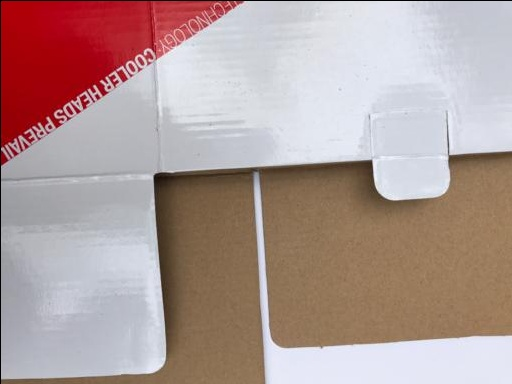
#> input picture dataset/cardboard/cardboard1037.jpg, 512 x 384 px, given in place of plastic1.jpg, which was not available
$ python '1)Image_to_histogram.py'
#> lines starting #> are read from the running program, lines starting #| are printed output that depends on the picture; pictures that were not available may be replaced by others from this repository, and a replacement may not be noted
#!/usr/bin/env python
# coding: utf-8

# In[1]:


# Required libraries
import cv2
import numpy as np
import pandas as pd
import matplotlib.pyplot as plt

import random
import warnings
warnings.filterwarnings("ignore")


# In[2]:


# Data augmentation functions

def rotation(img, angle):
    image_center = tuple(np.array(img.shape[1::-1]) / 2)
    rot_mat = cv2.getRotationMatrix2D(image_center, angle, 1.0)
    rotated_img = cv2.warpAffine(img, rot_mat, img.shape[1::-1], flags=cv2.INTER_LINEAR)

    return rotated_img

def gaussianNoise(img):
    row,col,ch= img.shape
    mean = 0
    var = 0.0001
    sigma = var**0.5
    gauss = np.random.normal(mean,sigma,(row,col,ch))
    gauss = gauss.reshape(row,col,ch)
    noisy = img + gauss

    return noisy

def pepperSaltNoise(img):
    s_vs_p = 0.5
    amount = 0.01
    out = np.copy(img)

    # Salt mode
    num_salt = np.ceil(amount * img.size * s_vs_p)
    coords = [np.random.randint(0, i - 1, int(num_salt)) for i in img.shape]
    out[coords] = 1

    # Pepper mode
    num_pepper = np.ceil(amount* img.size * (1. - s_vs_p))
    coords = [np.random.randint(0, i - 1, int(num_pepper)) for i in img.shape]
    out[coords] = 0

    return out

def poissonNoise(img):
    vals = len(np.unique(img))
    vals = 2.5 ** np.ceil(np.log2(vals))
    noisy = np.random.poisson(img * vals) / float(vals)

    return noisy


# In[3]:


# Applying augmentation on a sample image

img = cv2.imread('dataset/plastic/plastic1.jpg')
#> img is the input picture: shape (384, 512, 3); mean B, G, R 152, 154.9, 176.9
img = cv2.cvtColor(img, cv2.COLOR_BGR2RGB)

# Cropping image from center
y1 = int(img.shape[0]/2 - img.shape[0]/6)
#> y1 = 128
y2 = int(img.shape[0]/2 + img.shape[0]/6)
#> y2 = 256
x1 = int(img.shape[1]/2 - img.shape[1]/6)
#> x1 = 170
x2 = int(img.shape[1]/2 + img.shape[1]/6)
#> x2 = 341
img = img[y1:y2, x1:x2]
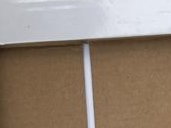
#> img: shape (128, 171, 3); mean R, G, B 148.3, 132.8, 118.8
img = img/255

plt.imshow(img)
plt.show()

rot270_img = rotation(img, 270) # clockwise rotation on image by 270 degrees
#> in rotation, `rotated_img = cv2.warpAffine(img, rot_mat, img.shape[1::-1], flags=cv2..`:
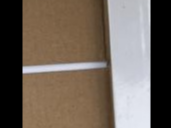
#> rotated_img: shape (128, 171, 3) float64; mean R, G, B 0.44, 0.395, 0.355
plt.imshow(rot270_img)
plt.show()
rot180_img = rotation(img, 180) # clockwise rotation on image by 180 degrees
#> call 2 of rotation, with angle = 180
#> in rotation (call 2), `rotated_img = cv2.warpAffine(img, rot_mat, img.shape[1::-1], flags=cv2..`:
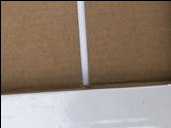
#> rotated_img: shape (128, 171, 3) float64; mean R, G, B 0.572, 0.512, 0.457
plt.imshow(rot180_img)
plt.show()
rot90_img = rotation(img, 90) # clockwise rotation on image by 90 degrees
#> call 3 of rotation, with angle = 90
#> in rotation (call 3), `rotated_img = cv2.warpAffine(img, rot_mat, img.shape[1::-1], flags=cv2..`:
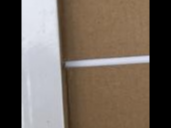
#> rotated_img: shape (128, 171, 3) float64; mean R, G, B 0.44, 0.395, 0.355
plt.imshow(rot90_img)
plt.show()

gaussian_img = gaussianNoise(img)  # Adds gaussian noise to image
plt.imshow(gaussian_img)
plt.show()
pepper_salt_img = pepperSaltNoise(img) # Adds pepper and salt noise noise to image
#> (the run stopped early here; a loop or call above may not have finished)

$ run again, on dataset/glass/glass1139.jpg
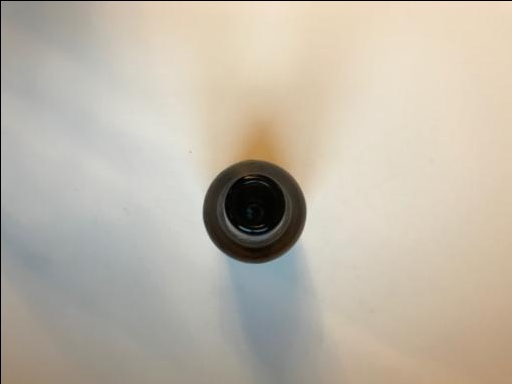
#> input picture dataset/glass/glass1139.jpg, 512 x 384 px, given in place of plastic1.jpg, which was not available
#> img is the input picture: shape (384, 512, 3); mean B, G, R 168.4, 182.3, 190.2
#> in rotation (call 3), `rotated_img = cv2.warpAffine(img, rot_mat, img.shape[1::-1], flags=cv2..`:
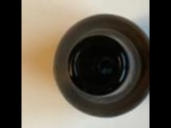
#> rotated_img: shape (128, 171, 3) float64; mean R, G, B 0.367, 0.338, 0.289
#> in gaussianNoise, `noisy = img + gauss`:
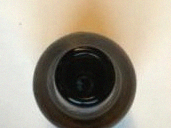
#> noisy: shape (128, 171, 3) float64; mean R, G, B 0.582, 0.55, 0.49; drawn with min black and max white

$ run again, on dataset/glass/glass1186.jpg
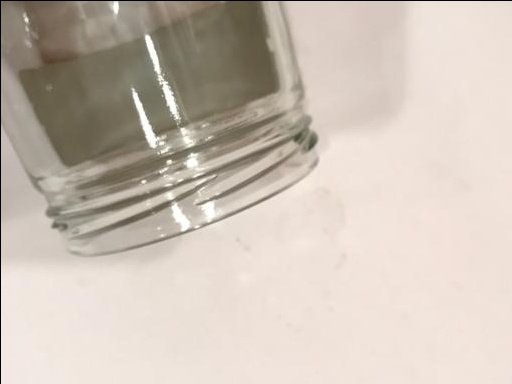
#> input picture dataset/glass/glass1186.jpg, 512 x 384 px, given in place of plastic1.jpg, which was not available
#> img is the input picture: shape (384, 512, 3); mean B, G, R 181.9, 193.1, 204.2
#> in rotation (call 3), `rotated_img = cv2.warpAffine(img, rot_mat, img.shape[1::-1], flags=cv2..`:
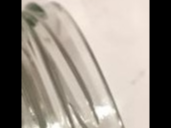
#> rotated_img: shape (128, 171, 3) float64; mean R, G, B 0.591, 0.559, 0.523
#> in gaussianNoise, `noisy = img + gauss`:
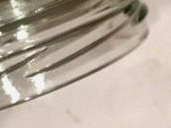
#> noisy: shape (128, 171, 3) float64; mean R, G, B 0.801, 0.759, 0.712; drawn with min black and max white
